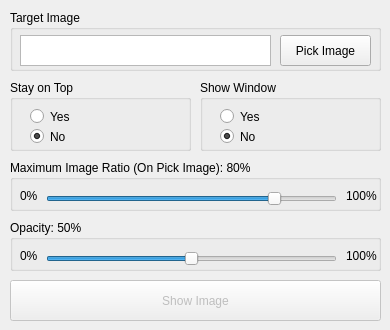
<?xml version="1.0" encoding="UTF-8"?>
<ui version="4.0">
 <class>MainWindow</class>
 <widget class="QMainWindow" name="MainWindow">
  <property name="geometry">
   <rect>
    <x>0</x>
    <y>0</y>
    <width>390</width>
    <height>330</height>
   </rect>
  </property>
  <property name="windowTitle">
   <string>Image Loader</string>
  </property>
  <widget class="QWidget" name="centralwidget">
   <widget class="QGroupBox" name="box_top">
    <property name="geometry">
     <rect>
      <x>10</x>
      <y>80</y>
      <width>181</width>
      <height>71</height>
     </rect>
    </property>
    <property name="title">
     <string>Stay on Top</string>
    </property>
    <widget class="QRadioButton" name="top_true">
     <property name="geometry">
      <rect>
       <x>20</x>
       <y>28</y>
       <width>82</width>
       <height>17</height>
      </rect>
     </property>
     <property name="text">
      <string>Yes</string>
     </property>
    </widget>
    <widget class="QRadioButton" name="top_false">
     <property name="geometry">
      <rect>
       <x>20</x>
       <y>48</y>
       <width>82</width>
       <height>17</height>
      </rect>
     </property>
     <property name="text">
      <string>No</string>
     </property>
     <property name="checked">
      <bool>true</bool>
     </property>
    </widget>
   </widget>
   <widget class="QGroupBox" name="box_target">
    <property name="geometry">
     <rect>
      <x>10</x>
      <y>10</y>
      <width>371</width>
      <height>61</height>
     </rect>
    </property>
    <property name="title">
     <string>Target Image</string>
    </property>
    <widget class="QTextBrowser" name="img_url">
     <property name="geometry">
      <rect>
       <x>10</x>
       <y>25</y>
       <width>251</width>
       <height>31</height>
      </rect>
     </property>
    </widget>
    <widget class="QPushButton" name="pick_img">
     <property name="enabled">
      <bool>true</bool>
     </property>
     <property name="geometry">
      <rect>
       <x>270</x>
       <y>25</y>
       <width>91</width>
       <height>31</height>
      </rect>
     </property>
     <property name="text">
      <string>Pick Image</string>
     </property>
    </widget>
   </widget>
   <widget class="QGroupBox" name="box_window">
    <property name="geometry">
     <rect>
      <x>200</x>
      <y>80</y>
      <width>181</width>
      <height>71</height>
     </rect>
    </property>
    <property name="title">
     <string>Show Window</string>
    </property>
    <widget class="QRadioButton" name="window_true">
     <property name="geometry">
      <rect>
       <x>20</x>
       <y>28</y>
       <width>82</width>
       <height>17</height>
      </rect>
     </property>
     <property name="text">
      <string>Yes</string>
     </property>
    </widget>
    <widget class="QRadioButton" name="window_false">
     <property name="geometry">
      <rect>
       <x>20</x>
       <y>48</y>
       <width>82</width>
       <height>17</height>
      </rect>
     </property>
     <property name="text">
      <string>No</string>
     </property>
     <property name="checked">
      <bool>true</bool>
     </property>
    </widget>
   </widget>
   <widget class="QGroupBox" name="box_opacity">
    <property name="geometry">
     <rect>
      <x>10</x>
      <y>220</y>
      <width>371</width>
      <height>51</height>
     </rect>
    </property>
    <property name="title">
     <string>Opacity: 50%</string>
    </property>
    <widget class="QSlider" name="opacity_slider">
     <property name="geometry">
      <rect>
       <x>36</x>
       <y>28</y>
       <width>291</width>
       <height>22</height>
      </rect>
     </property>
     <property name="maximum">
      <number>100</number>
     </property>
     <property name="value">
      <number>50</number>
     </property>
     <property name="orientation">
      <enum>Qt::Horizontal</enum>
     </property>
    </widget>
    <widget class="QLabel" name="label_low">
     <property name="geometry">
      <rect>
       <x>10</x>
       <y>28</y>
       <width>31</width>
       <height>16</height>
      </rect>
     </property>
     <property name="text">
      <string>0%</string>
     </property>
    </widget>
    <widget class="QLabel" name="label_high">
     <property name="geometry">
      <rect>
       <x>336</x>
       <y>28</y>
       <width>31</width>
       <height>16</height>
      </rect>
     </property>
     <property name="text">
      <string>100%</string>
     </property>
    </widget>
   </widget>
   <widget class="QPushButton" name="show_img">
    <property name="enabled">
     <bool>false</bool>
    </property>
    <property name="geometry">
     <rect>
      <x>10</x>
      <y>280</y>
      <width>371</width>
      <height>41</height>
     </rect>
    </property>
    <property name="text">
     <string>Show Image</string>
    </property>
   </widget>
   <widget class="QGroupBox" name="box_ratio">
    <property name="geometry">
     <rect>
      <x>10</x>
      <y>160</y>
      <width>371</width>
      <height>51</height>
     </rect>
    </property>
    <property name="title">
     <string>Maximum Image Ratio (On Pick Image): 80%</string>
    </property>
    <widget class="QSlider" name="ratio_slider">
     <property name="geometry">
      <rect>
       <x>36</x>
       <y>28</y>
       <width>291</width>
       <height>22</height>
      </rect>
     </property>
     <property name="maximum">
      <number>100</number>
     </property>
     <property name="value">
      <number>80</number>
     </property>
     <property name="orientation">
      <enum>Qt::Horizontal</enum>
     </property>
    </widget>
    <widget class="QLabel" name="label_low_2">
     <property name="geometry">
      <rect>
       <x>10</x>
       <y>28</y>
       <width>31</width>
       <height>16</height>
      </rect>
     </property>
     <property name="text">
      <string>0%</string>
     </property>
    </widget>
    <widget class="QLabel" name="label_high_2">
     <property name="geometry">
      <rect>
       <x>336</x>
       <y>28</y>
       <width>31</width>
       <height>16</height>
      </rect>
     </property>
     <property name="text">
      <string>100%</string>
     </property>
    </widget>
   </widget>
  </widget>
 </widget>
 <resources/>
 <connections/>
</ui>
